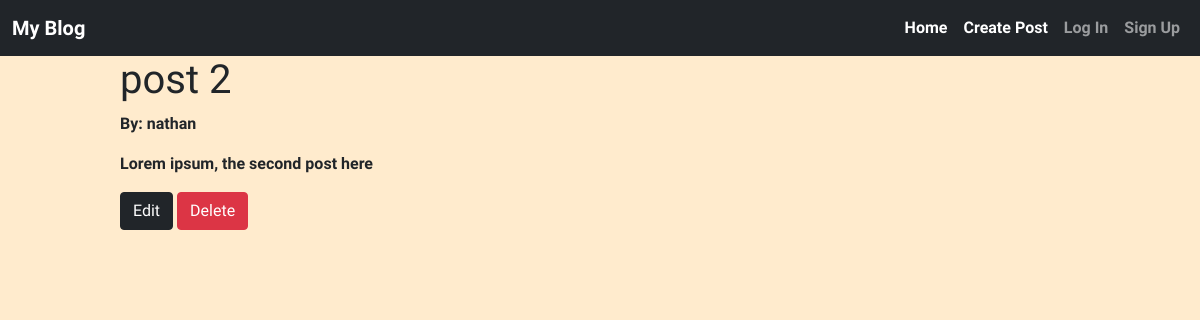
Page /posts/2/ on the committed database.
### blog/models.py (models this page shows, shortened)
class Post(models.Model):
    title = models.CharField(max_length=200)
    author = models.ForeignKey(
        "auth.User",
        on_delete=models.CASCADE,
    )
    body = models.TextField()

### blog/views.py (the view)
# urls.py: path('posts/<int:pk>/', BlogDetailView.as_view(), name='post_detail'),
class BlogDetailView(DetailView):
    model = Post
    template_name = "post_detail.html"

### templates/post_detail.html (shortened to what this page needs)
{% extends 'base.html' %}
{% block content %}
    <h1>{{ post.title }}</h1>
    <p>By: {{ post.author }}</p>
    <p>{{ post.body }}</p>
    <a href="{% url 'post_update' post.pk %}" class="btn btn-dark">Edit</a>
    <a href="{% url 'post_delete' post.pk %}" class="btn btn-danger">Delete</a>
{% endblock content %}

### static/css/base.css (style rules this page uses)
body { background-color: blanchedalmond; font-family: 'Scheherazade New', serif; font-weight: 600; }

### rows in the picture
Post: title "post 2", author "nathan", body "Lorem ipsum, the second post here"
